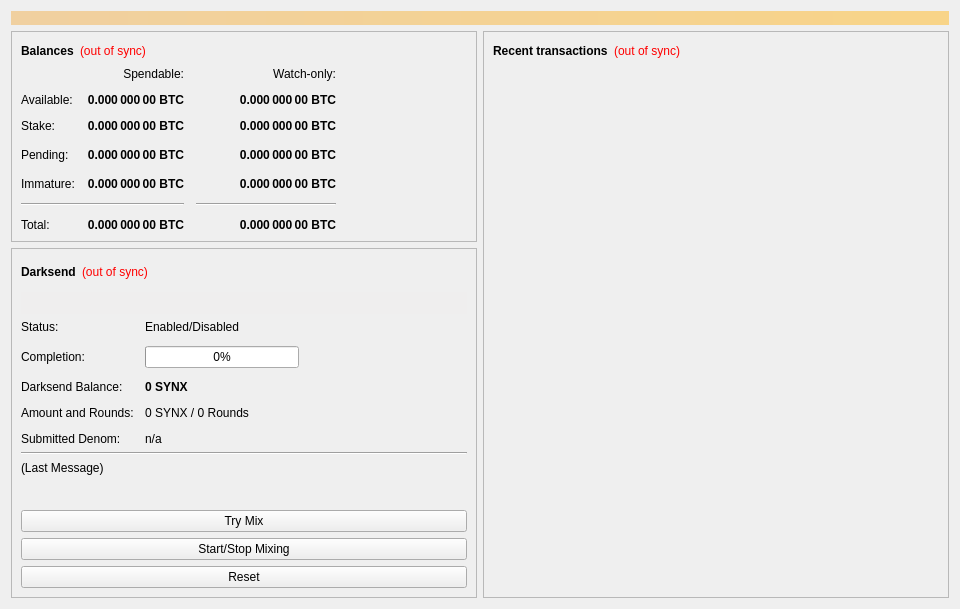
<?xml version="1.0" encoding="UTF-8"?>
<ui version="4.0">
 <class>OverviewPage</class>
 <widget class="QWidget" name="OverviewPage">
  <property name="geometry">
   <rect>
    <x>0</x>
    <y>0</y>
    <width>960</width>
    <height>594</height>
   </rect>
  </property>
  <property name="minimumSize">
   <size>
    <width>960</width>
    <height>0</height>
   </size>
  </property>
  <property name="windowTitle">
   <string>Form</string>
  </property>
  <layout class="QVBoxLayout" name="topLayout">
   <item>
    <widget class="QLabel" name="labelAlerts">
     <property name="visible">
      <bool>false</bool>
     </property>
     <property name="styleSheet">
      <string notr="true">background-color: qlineargradient(x1: 0, y1: 0, x2: 1, y2: 0, stop:0 #F0D0A0, stop:1 #F8D488); color:#000000;</string>
     </property>
     <property name="wordWrap">
      <bool>true</bool>
     </property>
     <property name="margin">
      <number>3</number>
     </property>
    </widget>
   </item>
   <item>
    <layout class="QHBoxLayout" name="horizontalLayout" stretch="1,1">
     <item>
      <layout class="QVBoxLayout" name="verticalLayout_2">
       <item>
        <widget class="QFrame" name="frame">
         <property name="frameShape">
          <enum>QFrame::StyledPanel</enum>
         </property>
         <property name="frameShadow">
          <enum>QFrame::Raised</enum>
         </property>
         <layout class="QVBoxLayout" name="verticalLayout_4">
          <item>
           <layout class="QHBoxLayout" name="horizontalLayout_4">
            <item>
             <widget class="QLabel" name="label_5">
              <property name="font">
               <font>
                <weight>75</weight>
                <bold>true</bold>
               </font>
              </property>
              <property name="text">
               <string>Balances</string>
              </property>
             </widget>
            </item>
            <item>
             <widget class="QLabel" name="labelWalletStatus">
              <property name="cursor">
               <cursorShape>WhatsThisCursor</cursorShape>
              </property>
              <property name="toolTip">
               <string>The displayed information may be out of date. Your wallet automatically synchronizes with the Syndicate network after a connection is established, but this process has not completed yet.</string>
              </property>
              <property name="styleSheet">
               <string notr="true">QLabel { color: red; }</string>
              </property>
              <property name="text">
               <string notr="true">(out of sync)</string>
              </property>
              <property name="alignment">
               <set>Qt::AlignLeading|Qt::AlignLeft|Qt::AlignVCenter</set>
              </property>
             </widget>
            </item>
            <item>
             <spacer name="horizontalSpacer_3">
              <property name="orientation">
               <enum>Qt::Horizontal</enum>
              </property>
              <property name="sizeHint" stdset="0">
               <size>
                <width>40</width>
                <height>20</height>
               </size>
              </property>
             </spacer>
            </item>
           </layout>
          </item>
          <item>
           <layout class="QGridLayout" name="gridLayout">
            <property name="spacing">
             <number>12</number>
            </property>
            <item row="3" column="2">
             <widget class="QLabel" name="labelWatchPending">
              <property name="font">
               <font>
                <weight>75</weight>
                <bold>true</bold>
               </font>
              </property>
              <property name="cursor">
               <cursorShape>IBeamCursor</cursorShape>
              </property>
              <property name="toolTip">
               <string>Unconfirmed transactions to watch-only addresses</string>
              </property>
              <property name="text">
               <string notr="true">0.000 000 00 BTC</string>
              </property>
              <property name="alignment">
               <set>Qt::AlignRight|Qt::AlignTrailing|Qt::AlignVCenter</set>
              </property>
              <property name="textInteractionFlags">
               <set>Qt::LinksAccessibleByMouse|Qt::TextSelectableByKeyboard|Qt::TextSelectableByMouse</set>
              </property>
             </widget>
            </item>
            <item row="3" column="1">
             <widget class="QLabel" name="labelUnconfirmed">
              <property name="font">
               <font>
                <weight>75</weight>
                <bold>true</bold>
               </font>
              </property>
              <property name="cursor">
               <cursorShape>IBeamCursor</cursorShape>
              </property>
              <property name="toolTip">
               <string>Total of transactions that have yet to be confirmed, and do not yet count toward the spendable balance</string>
              </property>
              <property name="text">
               <string notr="true">0.000 000 00 BTC</string>
              </property>
              <property name="alignment">
               <set>Qt::AlignRight|Qt::AlignTrailing|Qt::AlignVCenter</set>
              </property>
              <property name="textInteractionFlags">
               <set>Qt::LinksAccessibleByMouse|Qt::TextSelectableByKeyboard|Qt::TextSelectableByMouse</set>
              </property>
             </widget>
            </item>
            <item row="4" column="2">
             <widget class="QLabel" name="labelWatchImmature">
              <property name="font">
               <font>
                <weight>75</weight>
                <bold>true</bold>
               </font>
              </property>
              <property name="cursor">
               <cursorShape>IBeamCursor</cursorShape>
              </property>
              <property name="toolTip">
               <string>Mined balance in watch-only addresses that has not yet matured</string>
              </property>
              <property name="text">
               <string notr="true">0.000 000 00 BTC</string>
              </property>
              <property name="alignment">
               <set>Qt::AlignRight|Qt::AlignTrailing|Qt::AlignVCenter</set>
              </property>
              <property name="textInteractionFlags">
               <set>Qt::LinksAccessibleByMouse|Qt::TextSelectableByKeyboard|Qt::TextSelectableByMouse</set>
              </property>
             </widget>
            </item>
            <item row="5" column="0" colspan="2">
             <widget class="Line" name="lineSpendableBalance">
              <property name="orientation">
               <enum>Qt::Horizontal</enum>
              </property>
             </widget>
            </item>
            <item row="5" column="2">
             <widget class="Line" name="lineWatchBalance">
              <property name="sizePolicy">
               <sizepolicy hsizetype="Preferred" vsizetype="Fixed">
                <horstretch>0</horstretch>
                <verstretch>0</verstretch>
               </sizepolicy>
              </property>
              <property name="minimumSize">
               <size>
                <width>140</width>
                <height>0</height>
               </size>
              </property>
              <property name="orientation">
               <enum>Qt::Horizontal</enum>
              </property>
             </widget>
            </item>
            <item row="6" column="0">
             <widget class="QLabel" name="labelTotalText">
              <property name="text">
               <string>Total:</string>
              </property>
             </widget>
            </item>
            <item row="4" column="1">
             <widget class="QLabel" name="labelImmature">
              <property name="font">
               <font>
                <weight>75</weight>
                <bold>true</bold>
               </font>
              </property>
              <property name="cursor">
               <cursorShape>IBeamCursor</cursorShape>
              </property>
              <property name="toolTip">
               <string>Mined balance that has not yet matured</string>
              </property>
              <property name="text">
               <string notr="true">0.000 000 00 BTC</string>
              </property>
              <property name="alignment">
               <set>Qt::AlignRight|Qt::AlignTrailing|Qt::AlignVCenter</set>
              </property>
              <property name="textInteractionFlags">
               <set>Qt::LinksAccessibleByMouse|Qt::TextSelectableByKeyboard|Qt::TextSelectableByMouse</set>
              </property>
             </widget>
            </item>
            <item row="3" column="3">
             <spacer name="horizontalSpacer_2">
              <property name="orientation">
               <enum>Qt::Horizontal</enum>
              </property>
              <property name="sizeHint" stdset="0">
               <size>
                <width>40</width>
                <height>20</height>
               </size>
              </property>
             </spacer>
            </item>
            <item row="4" column="0">
             <widget class="QLabel" name="labelImmatureText">
              <property name="text">
               <string>Immature:</string>
              </property>
             </widget>
            </item>
            <item row="6" column="1">
             <widget class="QLabel" name="labelTotal">
              <property name="font">
               <font>
                <weight>75</weight>
                <bold>true</bold>
               </font>
              </property>
              <property name="cursor">
               <cursorShape>IBeamCursor</cursorShape>
              </property>
              <property name="toolTip">
               <string>Your current total balance</string>
              </property>
              <property name="text">
               <string notr="true">0.000 000 00 BTC</string>
              </property>
              <property name="alignment">
               <set>Qt::AlignRight|Qt::AlignTrailing|Qt::AlignVCenter</set>
              </property>
              <property name="textInteractionFlags">
               <set>Qt::LinksAccessibleByMouse|Qt::TextSelectableByKeyboard|Qt::TextSelectableByMouse</set>
              </property>
             </widget>
            </item>
            <item row="6" column="2">
             <widget class="QLabel" name="labelWatchTotal">
              <property name="font">
               <font>
                <weight>75</weight>
                <bold>true</bold>
               </font>
              </property>
              <property name="cursor">
               <cursorShape>IBeamCursor</cursorShape>
              </property>
              <property name="toolTip">
               <string>Current total balance in watch-only addresses</string>
              </property>
              <property name="text">
               <string notr="true">0.000 000 00 BTC</string>
              </property>
              <property name="alignment">
               <set>Qt::AlignRight|Qt::AlignTrailing|Qt::AlignVCenter</set>
              </property>
              <property name="textInteractionFlags">
               <set>Qt::LinksAccessibleByMouse|Qt::TextSelectableByKeyboard|Qt::TextSelectableByMouse</set>
              </property>
             </widget>
            </item>
            <item row="0" column="2">
             <widget class="QLabel" name="labelWatchonly">
              <property name="text">
               <string>Watch-only:</string>
              </property>
              <property name="alignment">
               <set>Qt::AlignRight|Qt::AlignTrailing|Qt::AlignVCenter</set>
              </property>
             </widget>
            </item>
            <item row="1" column="0">
             <widget class="QLabel" name="labelBalanceText">
              <property name="text">
               <string>Available:</string>
              </property>
             </widget>
            </item>
            <item row="1" column="1">
             <widget class="QLabel" name="labelBalance">
              <property name="font">
               <font>
                <weight>75</weight>
                <bold>true</bold>
               </font>
              </property>
              <property name="cursor">
               <cursorShape>IBeamCursor</cursorShape>
              </property>
              <property name="toolTip">
               <string>Your current spendable balance</string>
              </property>
              <property name="text">
               <string notr="true">0.000 000 00 BTC</string>
              </property>
              <property name="alignment">
               <set>Qt::AlignRight|Qt::AlignTrailing|Qt::AlignVCenter</set>
              </property>
              <property name="textInteractionFlags">
               <set>Qt::LinksAccessibleByMouse|Qt::TextSelectableByKeyboard|Qt::TextSelectableByMouse</set>
              </property>
             </widget>
            </item>
            <item row="2" column="0">
             <widget class="QLabel" name="label_10">
              <property name="text">
               <string>Stake:</string>
              </property>
             </widget>
            </item>
            <item row="2" column="1">
             <widget class="QLabel" name="labelStake">
              <property name="font">
               <font>
                <weight>75</weight>
                <bold>true</bold>
               </font>
              </property>
              <property name="cursor">
               <cursorShape>IBeamCursor</cursorShape>
              </property>
              <property name="toolTip">
               <string>Total of coins that was staked, and do not yet count toward the current balance</string>
              </property>
              <property name="text">
               <string notr="true">0.000 000 00 BTC</string>
              </property>
              <property name="alignment">
               <set>Qt::AlignRight|Qt::AlignTrailing|Qt::AlignVCenter</set>
              </property>
              <property name="textInteractionFlags">
               <set>Qt::LinksAccessibleByMouse|Qt::TextSelectableByKeyboard|Qt::TextSelectableByMouse</set>
              </property>
             </widget>
            </item>
            <item row="2" column="2">
             <widget class="QLabel" name="labelWatchStake">
              <property name="font">
               <font>
                <weight>75</weight>
                <bold>true</bold>
               </font>
              </property>
              <property name="cursor">
               <cursorShape>IBeamCursor</cursorShape>
              </property>
              <property name="toolTip">
               <string>Total of coins that was staked in watch-only addresses, and do not yet count toward the current watch-only balance</string>
              </property>
              <property name="text">
               <string notr="true">0.000 000 00 BTC</string>
              </property>
              <property name="alignment">
               <set>Qt::AlignRight|Qt::AlignTrailing|Qt::AlignVCenter</set>
              </property>
              <property name="textInteractionFlags">
               <set>Qt::LinksAccessibleByMouse|Qt::TextSelectableByKeyboard|Qt::TextSelectableByMouse</set>
              </property>
             </widget>
            </item>
            <item row="1" column="2">
             <widget class="QLabel" name="labelWatchAvailable">
              <property name="font">
               <font>
                <weight>75</weight>
                <bold>true</bold>
               </font>
              </property>
              <property name="cursor">
               <cursorShape>IBeamCursor</cursorShape>
              </property>
              <property name="toolTip">
               <string>Your current balance in watch-only addresses</string>
              </property>
              <property name="text">
               <string notr="true">0.000 000 00 BTC</string>
              </property>
              <property name="alignment">
               <set>Qt::AlignRight|Qt::AlignTrailing|Qt::AlignVCenter</set>
              </property>
              <property name="textInteractionFlags">
               <set>Qt::LinksAccessibleByMouse|Qt::TextSelectableByKeyboard|Qt::TextSelectableByMouse</set>
              </property>
             </widget>
            </item>
            <item row="3" column="0">
             <widget class="QLabel" name="labelPendingText">
              <property name="text">
               <string>Pending:</string>
              </property>
             </widget>
            </item>
            <item row="0" column="1">
             <widget class="QLabel" name="labelSpendable">
              <property name="text">
               <string>Spendable:</string>
              </property>
              <property name="alignment">
               <set>Qt::AlignRight|Qt::AlignTrailing|Qt::AlignVCenter</set>
              </property>
             </widget>
            </item>
           </layout>
          </item>
         </layout>
        </widget>
       </item>
       <item>
        <widget class="QFrame" name="frameDarksend">
         <property name="sizePolicy">
          <sizepolicy hsizetype="Expanding" vsizetype="Expanding">
           <horstretch>0</horstretch>
           <verstretch>0</verstretch>
          </sizepolicy>
         </property>
         <property name="minimumSize">
          <size>
           <width>0</width>
           <height>350</height>
          </size>
         </property>
         <property name="layoutDirection">
          <enum>Qt::LeftToRight</enum>
         </property>
         <property name="frameShape">
          <enum>QFrame::StyledPanel</enum>
         </property>
         <property name="frameShadow">
          <enum>QFrame::Raised</enum>
         </property>
         <layout class="QVBoxLayout" name="verticalLayout_5">
          <item>
           <layout class="QHBoxLayout" name="horizontalLayout_5">
            <item>
             <widget class="QLabel" name="label_2">
              <property name="font">
               <font>
                <weight>75</weight>
                <bold>true</bold>
               </font>
              </property>
              <property name="text">
               <string>Darksend</string>
              </property>
             </widget>
            </item>
            <item>
             <widget class="QLabel" name="labelDarksendSyncStatus">
              <property name="toolTip">
               <string>The displayed information may be out of date. Your wallet automatically synchronizes with the Syndicate network after a connection is established, but this process has not completed yet.</string>
              </property>
              <property name="styleSheet">
               <string notr="true">QLabel { color: red; }</string>
              </property>
              <property name="text">
               <string notr="true">(out of sync)</string>
              </property>
              <property name="alignment">
               <set>Qt::AlignLeading|Qt::AlignLeft|Qt::AlignVCenter</set>
              </property>
             </widget>
            </item>
            <item>
             <spacer name="horizontalSpacer_4">
              <property name="orientation">
               <enum>Qt::Horizontal</enum>
              </property>
              <property name="sizeHint" stdset="0">
               <size>
                <width>40</width>
                <height>20</height>
               </size>
              </property>
             </spacer>
            </item>
           </layout>
          </item>
          <item>
           <widget class="QPushButton" name="runAutoDenom">
            <property name="palette">
             <palette>
              <active>
               <colorrole role="WindowText">
                <brush brushstyle="SolidPattern">
                 <color alpha="255">
                  <red>0</red>
                  <green>0</green>
                  <blue>0</blue>
                 </color>
                </brush>
               </colorrole>
               <colorrole role="Button">
                <brush brushstyle="SolidPattern">
                 <color alpha="255">
                  <red>239</red>
                  <green>238</green>
                  <blue>238</blue>
                 </color>
                </brush>
               </colorrole>
               <colorrole role="Light">
                <brush brushstyle="SolidPattern">
                 <color alpha="255">
                  <red>255</red>
                  <green>255</green>
                  <blue>255</blue>
                 </color>
                </brush>
               </colorrole>
               <colorrole role="Midlight">
                <brush brushstyle="SolidPattern">
                 <color alpha="255">
                  <red>247</red>
                  <green>246</green>
                  <blue>246</blue>
                 </color>
                </brush>
               </colorrole>
               <colorrole role="Dark">
                <brush brushstyle="SolidPattern">
                 <color alpha="255">
                  <red>119</red>
                  <green>119</green>
                  <blue>119</blue>
                 </color>
                </brush>
               </colorrole>
               <colorrole role="Mid">
                <brush brushstyle="SolidPattern">
                 <color alpha="255">
                  <red>159</red>
                  <green>159</green>
                  <blue>159</blue>
                 </color>
                </brush>
               </colorrole>
               <colorrole role="Text">
                <brush brushstyle="SolidPattern">
                 <color alpha="255">
                  <red>0</red>
                  <green>0</green>
                  <blue>0</blue>
                 </color>
                </brush>
               </colorrole>
               <colorrole role="BrightText">
                <brush brushstyle="SolidPattern">
                 <color alpha="255">
                  <red>255</red>
                  <green>255</green>
                  <blue>255</blue>
                 </color>
                </brush>
               </colorrole>
               <colorrole role="ButtonText">
                <brush brushstyle="SolidPattern">
                 <color alpha="255">
                  <red>0</red>
                  <green>0</green>
                  <blue>0</blue>
                 </color>
                </brush>
               </colorrole>
               <colorrole role="Base">
                <brush brushstyle="SolidPattern">
                 <color alpha="255">
                  <red>255</red>
                  <green>255</green>
                  <blue>255</blue>
                 </color>
                </brush>
               </colorrole>
               <colorrole role="Window">
                <brush brushstyle="SolidPattern">
                 <color alpha="255">
                  <red>239</red>
                  <green>238</green>
                  <blue>238</blue>
                 </color>
                </brush>
               </colorrole>
               <colorrole role="Shadow">
                <brush brushstyle="SolidPattern">
                 <color alpha="255">
                  <red>0</red>
                  <green>0</green>
                  <blue>0</blue>
                 </color>
                </brush>
               </colorrole>
               <colorrole role="AlternateBase">
                <brush brushstyle="SolidPattern">
                 <color alpha="255">
                  <red>247</red>
                  <green>246</green>
                  <blue>246</blue>
                 </color>
                </brush>
               </colorrole>
               <colorrole role="ToolTipBase">
                <brush brushstyle="SolidPattern">
                 <color alpha="255">
                  <red>255</red>
                  <green>255</green>
                  <blue>220</blue>
                 </color>
                </brush>
               </colorrole>
               <colorrole role="ToolTipText">
                <brush brushstyle="SolidPattern">
                 <color alpha="255">
                  <red>0</red>
                  <green>0</green>
                  <blue>0</blue>
                 </color>
                </brush>
               </colorrole>
              </active>
              <inactive>
               <colorrole role="WindowText">
                <brush brushstyle="SolidPattern">
                 <color alpha="255">
                  <red>0</red>
                  <green>0</green>
                  <blue>0</blue>
                 </color>
                </brush>
               </colorrole>
               <colorrole role="Button">
                <brush brushstyle="SolidPattern">
                 <color alpha="255">
                  <red>239</red>
                  <green>238</green>
                  <blue>238</blue>
                 </color>
                </brush>
               </colorrole>
               <colorrole role="Light">
                <brush brushstyle="SolidPattern">
                 <color alpha="255">
                  <red>255</red>
                  <green>255</green>
                  <blue>255</blue>
                 </color>
                </brush>
               </colorrole>
               <colorrole role="Midlight">
                <brush brushstyle="SolidPattern">
                 <color alpha="255">
                  <red>247</red>
                  <green>246</green>
                  <blue>246</blue>
                 </color>
                </brush>
               </colorrole>
               <colorrole role="Dark">
                <brush brushstyle="SolidPattern">
                 <color alpha="255">
                  <red>119</red>
                  <green>119</green>
                  <blue>119</blue>
                 </color>
                </brush>
               </colorrole>
               <colorrole role="Mid">
                <brush brushstyle="SolidPattern">
                 <color alpha="255">
                  <red>159</red>
                  <green>159</green>
                  <blue>159</blue>
                 </color>
                </brush>
               </colorrole>
               <colorrole role="Text">
                <brush brushstyle="SolidPattern">
                 <color alpha="255">
                  <red>0</red>
                  <green>0</green>
                  <blue>0</blue>
                 </color>
                </brush>
               </colorrole>
               <colorrole role="BrightText">
                <brush brushstyle="SolidPattern">
                 <color alpha="255">
                  <red>255</red>
                  <green>255</green>
                  <blue>255</blue>
                 </color>
                </brush>
               </colorrole>
               <colorrole role="ButtonText">
                <brush brushstyle="SolidPattern">
                 <color alpha="255">
                  <red>0</red>
                  <green>0</green>
                  <blue>0</blue>
                 </color>
                </brush>
               </colorrole>
               <colorrole role="Base">
                <brush brushstyle="SolidPattern">
                 <color alpha="255">
                  <red>255</red>
                  <green>255</green>
                  <blue>255</blue>
                 </color>
                </brush>
               </colorrole>
               <colorrole role="Window">
                <brush brushstyle="SolidPattern">
                 <color alpha="255">
                  <red>239</red>
                  <green>238</green>
                  <blue>238</blue>
                 </color>
                </brush>
               </colorrole>
               <colorrole role="Shadow">
                <brush brushstyle="SolidPattern">
                 <color alpha="255">
                  <red>0</red>
                  <green>0</green>
                  <blue>0</blue>
                 </color>
                </brush>
               </colorrole>
               <colorrole role="AlternateBase">
                <brush brushstyle="SolidPattern">
                 <color alpha="255">
                  <red>247</red>
                  <green>246</green>
                  <blue>246</blue>
                 </color>
                </brush>
               </colorrole>
               <colorrole role="ToolTipBase">
                <brush brushstyle="SolidPattern">
                 <color alpha="255">
                  <red>255</red>
                  <green>255</green>
                  <blue>220</blue>
                 </color>
                </brush>
               </colorrole>
               <colorrole role="ToolTipText">
                <brush brushstyle="SolidPattern">
                 <color alpha="255">
                  <red>0</red>
                  <green>0</green>
                  <blue>0</blue>
                 </color>
                </brush>
               </colorrole>
              </inactive>
              <disabled>
               <colorrole role="WindowText">
                <brush brushstyle="SolidPattern">
                 <color alpha="255">
                  <red>119</red>
                  <green>119</green>
                  <blue>119</blue>
                 </color>
                </brush>
               </colorrole>
               <colorrole role="Button">
                <brush brushstyle="SolidPattern">
                 <color alpha="255">
                  <red>239</red>
                  <green>238</green>
                  <blue>238</blue>
                 </color>
                </brush>
               </colorrole>
               <colorrole role="Light">
                <brush brushstyle="SolidPattern">
                 <color alpha="255">
                  <red>255</red>
                  <green>255</green>
                  <blue>255</blue>
                 </color>
                </brush>
               </colorrole>
               <colorrole role="Midlight">
                <brush brushstyle="SolidPattern">
                 <color alpha="255">
                  <red>247</red>
                  <green>246</green>
                  <blue>246</blue>
                 </color>
                </brush>
               </colorrole>
               <colorrole role="Dark">
                <brush brushstyle="SolidPattern">
                 <color alpha="255">
                  <red>119</red>
                  <green>119</green>
                  <blue>119</blue>
                 </color>
                </brush>
               </colorrole>
               <colorrole role="Mid">
                <brush brushstyle="SolidPattern">
                 <color alpha="255">
                  <red>159</red>
                  <green>159</green>
                  <blue>159</blue>
                 </color>
                </brush>
               </colorrole>
               <colorrole role="Text">
                <brush brushstyle="SolidPattern">
                 <color alpha="255">
                  <red>119</red>
                  <green>119</green>
                  <blue>119</blue>
                 </color>
                </brush>
               </colorrole>
               <colorrole role="BrightText">
                <brush brushstyle="SolidPattern">
                 <color alpha="255">
                  <red>255</red>
                  <green>255</green>
                  <blue>255</blue>
                 </color>
                </brush>
               </colorrole>
               <colorrole role="ButtonText">
                <brush brushstyle="SolidPattern">
                 <color alpha="255">
                  <red>119</red>
                  <green>119</green>
                  <blue>119</blue>
                 </color>
                </brush>
               </colorrole>
               <colorrole role="Base">
                <brush brushstyle="SolidPattern">
                 <color alpha="255">
                  <red>239</red>
                  <green>238</green>
                  <blue>238</blue>
                 </color>
                </brush>
               </colorrole>
               <colorrole role="Window">
                <brush brushstyle="SolidPattern">
                 <color alpha="255">
                  <red>239</red>
                  <green>238</green>
                  <blue>238</blue>
                 </color>
                </brush>
               </colorrole>
               <colorrole role="Shadow">
                <brush brushstyle="SolidPattern">
                 <color alpha="255">
                  <red>0</red>
                  <green>0</green>
                  <blue>0</blue>
                 </color>
                </brush>
               </colorrole>
               <colorrole role="AlternateBase">
                <brush brushstyle="SolidPattern">
                 <color alpha="255">
                  <red>239</red>
                  <green>238</green>
                  <blue>238</blue>
                 </color>
                </brush>
               </colorrole>
               <colorrole role="ToolTipBase">
                <brush brushstyle="SolidPattern">
                 <color alpha="255">
                  <red>255</red>
                  <green>255</green>
                  <blue>220</blue>
                 </color>
                </brush>
               </colorrole>
               <colorrole role="ToolTipText">
                <brush brushstyle="SolidPattern">
                 <color alpha="255">
                  <red>0</red>
                  <green>0</green>
                  <blue>0</blue>
                 </color>
                </brush>
               </colorrole>
              </disabled>
             </palette>
            </property>
            <property name="focusPolicy">
             <enum>Qt::NoFocus</enum>
            </property>
            <property name="autoFillBackground">
             <bool>true</bool>
            </property>
            <property name="text">
             <string/>
            </property>
            <property name="flat">
             <bool>true</bool>
            </property>
           </widget>
          </item>
          <item>
           <layout class="QFormLayout" name="formLayout">
            <property name="fieldGrowthPolicy">
             <enum>QFormLayout::AllNonFixedFieldsGrow</enum>
            </property>
            <property name="horizontalSpacing">
             <number>11</number>
            </property>
            <property name="verticalSpacing">
             <number>12</number>
            </property>
            <item row="0" column="0">
             <widget class="QLabel" name="label_6">
              <property name="text">
               <string>Status:</string>
              </property>
             </widget>
            </item>
            <item row="1" column="0">
             <widget class="QLabel" name="label_7">
              <property name="text">
               <string>Completion:</string>
              </property>
             </widget>
            </item>
            <item row="1" column="1">
             <widget class="QProgressBar" name="darksendProgress">
              <property name="maximumSize">
               <size>
                <width>154</width>
                <height>16777215</height>
               </size>
              </property>
              <property name="value">
               <number>0</number>
              </property>
             </widget>
            </item>
            <item row="3" column="0">
             <widget class="QLabel" name="labelAnonymizedText">
              <property name="text">
               <string>Darksend Balance:</string>
              </property>
             </widget>
            </item>
            <item row="3" column="1">
             <widget class="QLabel" name="labelAnonymized">
              <property name="font">
               <font>
                <weight>75</weight>
                <bold>true</bold>
               </font>
              </property>
              <property name="text">
               <string notr="true">0 SYNX</string>
              </property>
             </widget>
            </item>
            <item row="4" column="0">
             <widget class="QLabel" name="label_8">
              <property name="text">
               <string>Amount and Rounds:</string>
              </property>
             </widget>
            </item>
            <item row="4" column="1">
             <widget class="QLabel" name="labelAmountRounds">
              <property name="text">
               <string>0 SYNX / 0 Rounds</string>
              </property>
             </widget>
            </item>
            <item row="5" column="0">
             <widget class="QLabel" name="label_9">
              <property name="text">
               <string>Submitted Denom:</string>
              </property>
             </widget>
            </item>
            <item row="5" column="1">
             <widget class="QLabel" name="labelSubmittedDenom">
              <property name="toolTip">
               <string>The denominations you submitted to the Masternode.&lt;br&gt;To mix, other users must submit the exact same denominations.</string>
              </property>
              <property name="text">
               <string>n/a</string>
              </property>
             </widget>
            </item>
            <item row="0" column="1">
             <widget class="QLabel" name="darksendEnabled">
              <property name="text">
               <string>Enabled/Disabled</string>
              </property>
             </widget>
            </item>
           </layout>
          </item>
          <item>
           <widget class="Line" name="lineLastMessage">
            <property name="orientation">
             <enum>Qt::Horizontal</enum>
            </property>
           </widget>
          </item>
          <item>
           <widget class="QLabel" name="darksendStatus">
            <property name="minimumSize">
             <size>
              <width>288</width>
              <height>43</height>
             </size>
            </property>
            <property name="text">
             <string>(Last Message)</string>
            </property>
            <property name="alignment">
             <set>Qt::AlignLeading|Qt::AlignLeft|Qt::AlignTop</set>
            </property>
            <property name="wordWrap">
             <bool>true</bool>
            </property>
           </widget>
          </item>
          <item>
           <widget class="QPushButton" name="darksendAuto">
            <property name="sizePolicy">
             <sizepolicy hsizetype="MinimumExpanding" vsizetype="Fixed">
              <horstretch>0</horstretch>
              <verstretch>0</verstretch>
             </sizepolicy>
            </property>
            <property name="toolTip">
             <string>Try to manually submit a Darksend request.</string>
            </property>
            <property name="text">
             <string>Try Mix</string>
            </property>
           </widget>
          </item>
          <item>
           <widget class="QPushButton" name="toggleDarksend">
            <property name="sizePolicy">
             <sizepolicy hsizetype="MinimumExpanding" vsizetype="Fixed">
              <horstretch>0</horstretch>
              <verstretch>0</verstretch>
             </sizepolicy>
            </property>
            <property name="text">
             <string>Start/Stop Mixing</string>
            </property>
           </widget>
          </item>
          <item>
           <widget class="QPushButton" name="darksendReset">
            <property name="sizePolicy">
             <sizepolicy hsizetype="MinimumExpanding" vsizetype="Fixed">
              <horstretch>0</horstretch>
              <verstretch>0</verstretch>
             </sizepolicy>
            </property>
            <property name="toolTip">
             <string>Reset the current status of Darksend (can interrupt Darksend if it's in the process of Mixing, which can cost you money!)</string>
            </property>
            <property name="autoFillBackground">
             <bool>false</bool>
            </property>
            <property name="text">
             <string>Reset</string>
            </property>
           </widget>
          </item>
         </layout>
        </widget>
       </item>
       <item>
        <spacer name="verticalSpacer">
         <property name="orientation">
          <enum>Qt::Vertical</enum>
         </property>
         <property name="sizeHint" stdset="0">
          <size>
           <width>20</width>
           <height>40</height>
          </size>
         </property>
        </spacer>
       </item>
      </layout>
     </item>
     <item>
      <layout class="QVBoxLayout" name="verticalLayout_3">
       <item>
        <widget class="QFrame" name="frame_2">
         <property name="frameShape">
          <enum>QFrame::StyledPanel</enum>
         </property>
         <property name="frameShadow">
          <enum>QFrame::Raised</enum>
         </property>
         <layout class="QVBoxLayout" name="verticalLayout">
          <item>
           <layout class="QHBoxLayout" name="horizontalLayout_2">
            <item>
             <widget class="QLabel" name="label_4">
              <property name="font">
               <font>
                <weight>75</weight>
                <bold>true</bold>
               </font>
              </property>
              <property name="text">
               <string>Recent transactions</string>
              </property>
             </widget>
            </item>
            <item>
             <widget class="QLabel" name="labelTransactionsStatus">
              <property name="cursor">
               <cursorShape>WhatsThisCursor</cursorShape>
              </property>
              <property name="toolTip">
               <string>The displayed information may be out of date. Your wallet automatically synchronizes with the Syndicate network after a connection is established, but this process has not completed yet.</string>
              </property>
              <property name="styleSheet">
               <string notr="true">QLabel { color: red; }</string>
              </property>
              <property name="text">
               <string notr="true">(out of sync)</string>
              </property>
              <property name="alignment">
               <set>Qt::AlignRight|Qt::AlignTrailing|Qt::AlignVCenter</set>
              </property>
             </widget>
            </item>
            <item>
             <spacer name="horizontalSpacer">
              <property name="orientation">
               <enum>Qt::Horizontal</enum>
              </property>
              <property name="sizeHint" stdset="0">
               <size>
                <width>40</width>
                <height>20</height>
               </size>
              </property>
             </spacer>
            </item>
           </layout>
          </item>
          <item>
           <widget class="QListView" name="listTransactions">
            <property name="styleSheet">
             <string notr="true">QListView { background: transparent; }</string>
            </property>
            <property name="frameShape">
             <enum>QFrame::NoFrame</enum>
            </property>
            <property name="verticalScrollBarPolicy">
             <enum>Qt::ScrollBarAlwaysOff</enum>
            </property>
            <property name="horizontalScrollBarPolicy">
             <enum>Qt::ScrollBarAlwaysOff</enum>
            </property>
            <property name="selectionMode">
             <enum>QAbstractItemView::NoSelection</enum>
            </property>
           </widget>
          </item>
         </layout>
        </widget>
       </item>
      </layout>
     </item>
    </layout>
   </item>
  </layout>
 </widget>
 <resources/>
 <connections/>
</ui>
